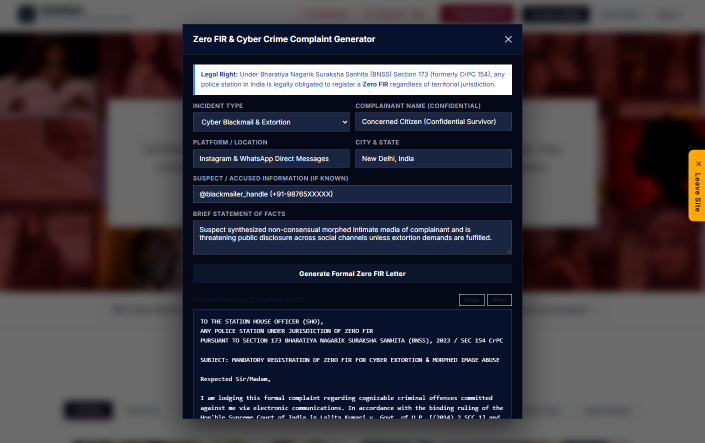
#> input picture docs/screenshots/21_chatbot_zero_fir_generator.png, 1410 x 886 px (shown at 1/2 size)
$ python -i capture_chatbot_zero_fir.py   (imports and definitions only)
#> lines starting #> are read from the running program, lines starting #| are printed output that depends on the picture
import os
import sys
import time
import threading
from http.server import SimpleHTTPRequestHandler, ThreadingHTTPServer
from PIL import Image, ImageEnhance
from selenium import webdriver
from selenium.webdriver.chrome.options import Options

WORKSPACE_DIR = os.path.dirname(os.path.dirname(os.path.abspath(__file__)))
FRONTEND_DIR = os.path.join(WORKSPACE_DIR, "frontend")
OUTPUT_DIR = os.path.join(WORKSPACE_DIR, "docs", "screenshots")
# [1 line not run here, left out]

class QuietHandler(SimpleHTTPRequestHandler):
    def __init__(self, *args, **kwargs):
        super().__init__(*args, directory=FRONTEND_DIR, **kwargs)
    def log_message(self, format, *args):
        pass

# [5 lines left out: function start_server, not called in this run]

def remove_blue_borders_and_polish(image_path: str, output_path: str):
#> called with output_path = 'out.png'
    img = Image.open(image_path).convert("RGB")
#> img is the input picture: PIL image 1410x886 RGB; mean R, G, B 59.4, 55.2, 63.9
    width, height = img.size
#> width = 1410; height = 886
    pixels = img.load()

    def is_blue_pixel(r, g, b):
        return (b > 120 and b > r * 1.2 and b > g * 1.1) or (b > 160 and r < 100)

    crop_left = 6
    crop_top = 6
    crop_right = width - 6
#> crop_right = 1404
    crop_bottom = height - 6
#> crop_bottom = 880

    for x in range(min(25, width)):
        if any(is_blue_pixel(*pixels[x, y]) for y in range(0, height, 4)):
            crop_left = max(crop_left, x + 3)

    for x in range(width - 1, max(width - 25, 0), -1):
        if any(is_blue_pixel(*pixels[x, y]) for y in range(0, height, 4)):
            crop_right = min(crop_right, x - 3)

    for y in range(min(25, height)):
        if any(is_blue_pixel(*pixels[x, y]) for x in range(0, width, 4)):
            crop_top = max(crop_top, y + 3)

    for y in range(height - 1, max(height - 25, 0), -1):
        if any(is_blue_pixel(*pixels[x, y]) for x in range(0, width, 4)):
            crop_bottom = min(crop_bottom, y - 3)

    if crop_right > crop_left + 100 and crop_bottom > crop_top + 100:
        img = img.crop((crop_left, crop_top, crop_right, crop_bottom))
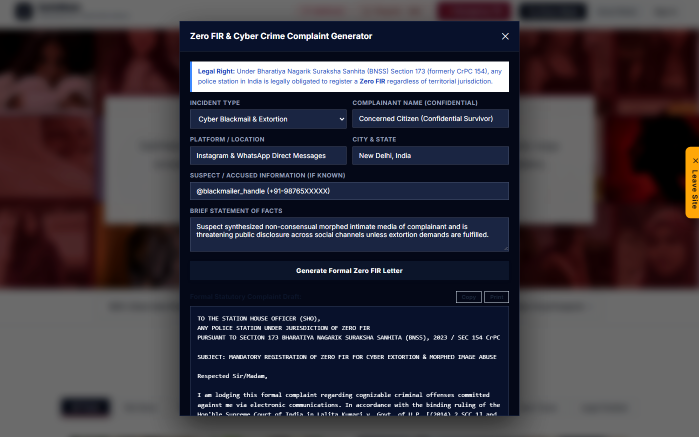
#> img: PIL image 1398x874 RGB (shown at 1/2 size); mean R, G, B 58.7, 54.6, 63.5

    bright_enhancer = ImageEnhance.Brightness(img)
    img = bright_enhancer.enhance(1.03)
    contrast_enhancer = ImageEnhance.Contrast(img)
    img = contrast_enhancer.enhance(1.05)

    img.save(output_path, "PNG", quality=95, optimize=True)
    print(f"[OK] Polished: {os.path.basename(output_path)} ({img.width}x{img.height})")
#| [OK] Polished: out.png (1398x874)

# [148 lines left out: function main, not called in this run]

# [2 lines not run here, left out]

>>> result = remove_blue_borders_and_polish('../docs/screenshots/21_chatbot_zero_fir_generator.png', 'out.png')

$ run again, on docs/screenshots/19_fake_escape_call_simulator.png
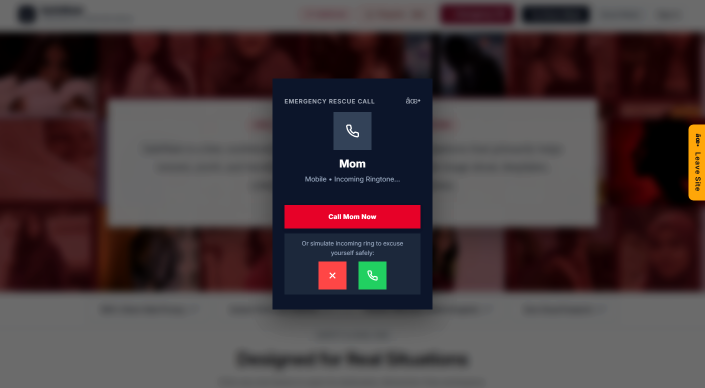
#> input picture docs/screenshots/19_fake_escape_call_simulator.png, 1410 x 776 px (shown at 1/2 size)
#> in remove_blue_borders_and_polish, img is the input picture: PIL image 1410x776 RGB; mean R, G, B 71.1, 58.3, 60.8
#> in remove_blue_borders_and_polish, `img = img.crop((crop_left, crop_top, crop_right, crop_bottom))`:
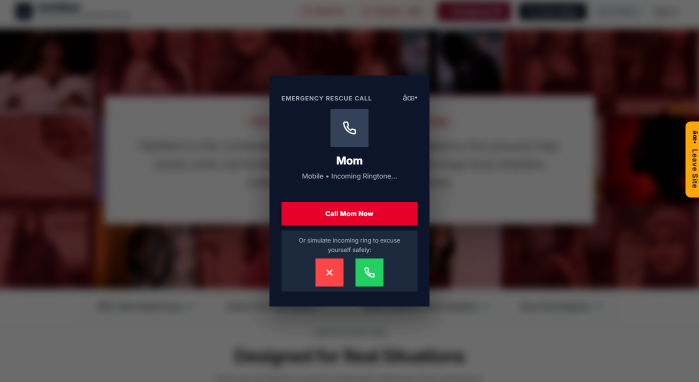
#> img: PIL image 1398x764 RGB (shown at 1/2 size); mean R, G, B 70.3, 57.5, 60.2
#| [OK] Polished: out.png (1398x764)

$ run again, on docs/screenshots/20_emergency_sos_escape_option.png
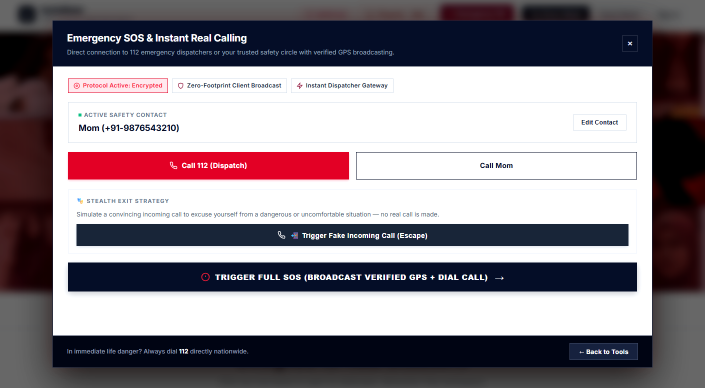
#> input picture docs/screenshots/20_emergency_sos_escape_option.png, 1410 x 776 px (shown at 1/2 size)
#> in remove_blue_borders_and_polish, img is the input picture: PIL image 1410x776 RGB; mean R, G, B 139.4, 132.3, 140
#> in remove_blue_borders_and_polish, `img = img.crop((crop_left, crop_top, crop_right, crop_bottom))`:
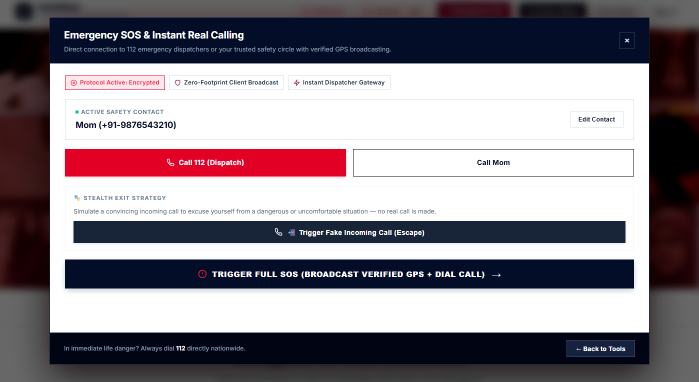
#> img: PIL image 1398x764 RGB (shown at 1/2 size); mean R, G, B 140.9, 133.8, 141.6
#| [OK] Polished: out.png (1398x764)
